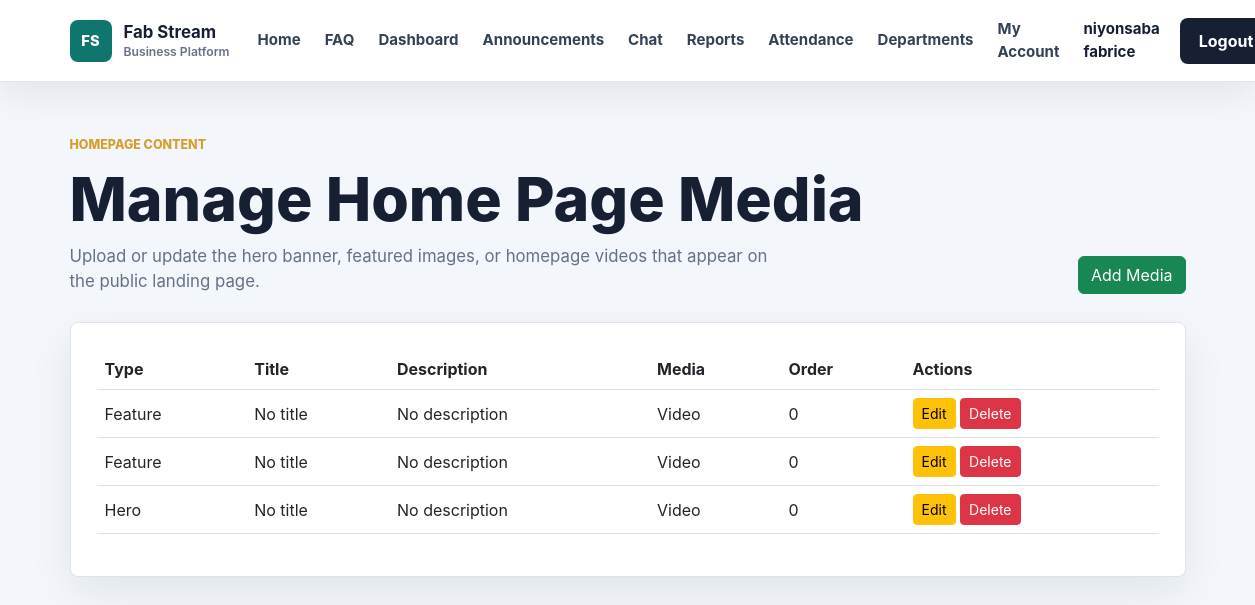
/home-media (signed in), run on the app's committed database.
### app/models.py (models this page shows, shortened)
class User(db.Model, UserMixin):
    id = db.Column(db.Integer, primary_key=True)
    username = db.Column(db.String(100), unique=True, nullable=False)
    email = db.Column(db.String(120), unique=True, nullable=False)
    password = db.Column(db.String(200), nullable=False)
    role = db.Column(db.String(20), default='employee')
    full_name = db.Column(db.String(120), nullable=True)
    employee_number = db.Column(db.String(40), unique=True, nullable=True)
    employee_code = db.Column(db.String(40), nullable=True)
    phone = db.Column(db.String(40), nullable=True)
    department = db.Column(db.String(80), nullable=True)
    position = db.Column(db.String(100), nullable=True)
    hire_date = db.Column(db.String(20), nullable=True)

class HomepageMedia(db.Model):
    id = db.Column(db.Integer, primary_key=True)
    asset_type = db.Column(db.String(50), nullable=False, default='feature')
    title = db.Column(db.String(150), nullable=True)
    description = db.Column(db.Text, nullable=True)
    media_type = db.Column(db.String(20), nullable=False, default='image')
    original_filename = db.Column(db.String(255), nullable=False)
    stored_filename = db.Column(db.String(255), nullable=False)
    order = db.Column(db.Integer, default=0)
    created_at = db.Column(db.DateTime, default=datetime.utcnow)

### app/routes.py (the view)
@routes.route('/home-media')
@login_required
def home_media():
    require_admin()
    assets = HomepageMedia.query.order_by(HomepageMedia.asset_type, HomepageMedia.order).all()
    return render_template('home_media_list.html', assets=assets)

### app/__init__.py (called while the page is built)
def create_app():
    flask_app = Flask(__name__)
    flask_app.config.from_object(Config)
    flask_app.config['UPLOAD_FOLDER'] = os.path.join(flask_app.instance_path, flask_app.config['UPLOAD_FOLDER'])
    os.makedirs(flask_app.config['UPLOAD_FOLDER'], exist_ok=True)
    db.init_app(flask_app)
    bcrypt.init_app(flask_app)
    login_manager.init_app(flask_app)
    socketio.init_app(flask_app)
    migrate.init_app(flask_app, db, render_as_batch=True)
    with flask_app.app_context():
        from . import models
        db.create_all()
    from .models import User
    @login_manager.user_loader
    def load_user(user_id):
        return db.session.get(User, int(user_id))
    from .routes import routes
    from . import crud_routes
    flask_app.register_blueprint(routes)
    return flask_app

### app/routes.py (called while the page is built)
def is_admin(user=None):
    user = user or current_user
    return user.is_authenticated and user.role in ADMIN_ROLES

def require_admin():
    if not is_admin():
        abort(403)

### app/templates/home_media_list.html (shortened to what this page needs)
{% extends 'base.html' %}
{% block content %}
<section class="app-page">
    <div class="container">
        <div class="app-header">
            <div>
                <p class="section-kicker">Homepage content</p>
                <h1>Manage Home Page Media</h1>
                <p>Upload or update the hero banner, featured images, or homepage videos that appear on the public landing page.</p>
            </div>
            <a href="{{ url_for('routes.create_home_media') }}" class="btn btn-success">Add Media</a>
        </div>
        <div class="work-panel">
            {% if assets %}
                <div class="table-responsive">
                    <table class="table table-hover align-middle">
                        <thead>
                            <tr>
                                <th>Type</th>
                                <th>Title</th>
                                <th>Description</th>
                                <th>Media</th>
                                <th>Order</th>
                                <th>Actions</th>
                            </tr>
                        </thead>
                        <tbody>
                            {% for asset in assets %}
                                <tr>
                                    <td>{{ asset.asset_type.title() }}</td>
                                    <td>{{ asset.title or 'No title' }}</td>
                                    <td>{{ asset.description or 'No description' }}</td>
                                    <td>{{ asset.media_type.title() }}</td>
                                    <td>{{ asset.order }}</td>
                                    <td>
                                        <a href="{{ url_for('routes.edit_home_media', asset_id=asset.id) }}" class="btn btn-sm btn-warning">Edit</a>
                                        <form method="POST" action="{{ url_for('routes.delete_home_media', asset_id=asset.id) }}" style="display:inline;" onsubmit="return confirm('Delete this homepage media asset?');">
                                            <button type="submit" class="btn btn-sm btn-danger">Delete</button>
                                        </form>
                                    </td>
                                </tr>
                            {% endfor %}
                        </tbody>
                    </table>
                </div>
            {% else %}
                <div class="empty-state">
                    <strong>No homepage media assets configured yet.</strong>
                    <span>Use the button above to upload a hero image, feature media, or video.</span>
                </div>
            {% endif %}
        </div>
    </div>
</section>
{% endblock %}

### app/templates/base.html (shortened to what this page needs)
<!DOCTYPE html>
<html lang="en">
<head>
    <link href="https://cdn.jsdelivr.net/npm/bootstrap@5.3.0/dist/css/bootstrap.min.css" rel="stylesheet">
    <link rel="stylesheet" href="{{ url_for('static', filename='css/style.css') }}">
</head>
<body>
<nav class="navbar navbar-expand-lg site-navbar sticky-top">
    <div class="container">
        <a class="navbar-brand brand-mark" href="{{ url_for('routes.home') }}">
            <span class="brand-icon">FS</span>
            <span>
                <strong>Fab Stream</strong>
                <small>Business Platform</small>
            </span>
        </a>
        <div class="collapse navbar-collapse" id="navbarNav">
            <ul class="navbar-nav ms-auto align-items-lg-center">
                <li class="nav-item">
                    <a class="nav-link" href="{{ url_for('routes.home') }}">Home</a>
                </li>
                <li class="nav-item">
                    <a class="nav-link" href="{{ url_for('routes.home') }}#faq">FAQ</a>
                </li>
                <li class="nav-item">
                    <a class="nav-link" href="{{ url_for('routes.dashboard') }}">Dashboard</a>
                </li>
                <li class="nav-item">
                    <a class="nav-link" href="{{ url_for('routes.manager_dashboard') }}">Announcements</a>
                </li>
                    {% if current_user.is_authenticated %}
                        {% if current_user.role in ['admin', 'manager'] %}
                            <li class="nav-item">
                                <a class="nav-link" href="{{ url_for('routes.chat') }}">Chat</a>
                            </li>
                            <li class="nav-item">
                                <a class="nav-link" href="{{ url_for('routes.reports') }}">Reports</a>
                            </li>
                            <li class="nav-item">
                                <a class="nav-link" href="{{ url_for('routes.attendance_records') }}">Attendance</a>
                            </li>
                            <li class="nav-item">
                                <a class="nav-link" href="{{ url_for('routes.departments') }}">Departments</a>
                            </li>
                        {% endif %}
                    <li class="nav-item">
                        <a class="nav-link" href="{{ url_for('routes.employee_detail', employee_id=current_user.id) }}">My Account</a>
                    </li>
                    <li class="nav-item">
                        <span class="nav-link nav-user">{{ current_user.username }}</span>
                    </li>
                    <li class="nav-item">
                        <a class="btn nav-cta ms-lg-2" href="{{ url_for('routes.logout') }}">
                            Logout
                        </a>
                    </li>
                {% endif %}
            </ul>
        </div>
    </div>
</nav>
<main>
    {% block content %}{% endblock %}
</main>
</body>
</html>

### app/static/css/style.css (style rules this page uses)
:root { --ink: #172033; --muted: #657186; --line: #dce3ed; --surface: #ffffff; --soft: #f3f6fa; --brand: #0f766e; --brand-dark: #115e59; --accent: #d69e2e; }
* { box-sizing: border-box; }
body { margin: 0; background: var(--soft); color: var(--ink); font-family: Inter, "Segoe UI", Arial, sans-serif; }
a { text-decoration: none; }
.site-navbar { min-height: 76px; border-bottom: 1px solid rgba(220, 227, 237, 0.88); background: rgba(255, 255, 255, 0.96); box-shadow: 0 12px 36px rgba(23, 32, 51, 0.08); backdrop-filter: blur(18px); }
.brand-mark { display: inline-flex; align-items: center; gap: 12px; color: var(--ink); }
.brand-icon { display: inline-grid; width: 42px; height: 42px; place-items: center; border-radius: 8px; background: var(--brand); color: #ffffff; font-size: 0.92rem; font-weight: 800; }
.brand-mark strong, .brand-mark small { display: block; line-height: 1.1; }
.brand-mark strong { font-size: 1.05rem; letter-spacing: 0; }
.brand-mark small { margin-top: 3px; color: var(--muted); font-size: 0.76rem; font-weight: 600; }
.site-navbar .nav-link { margin: 0 4px; border-radius: 8px; color: #334155; font-size: 0.94rem; font-weight: 650; padding: 10px 12px; transition: background 180ms ease, color 180ms ease; }
.nav-user { color: var(--ink) !important; cursor: default; }
.nav-cta { border-radius: 8px; background: var(--ink); color: #ffffff; font-weight: 750; padding: 10px 18px; }
.hero-kicker, .section-kicker { margin-bottom: 14px; color: var(--accent); font-size: 0.78rem; font-weight: 800; letter-spacing: 0; text-transform: uppercase; }
.app-page { padding: 54px 0 88px; }
.app-header { display: flex; align-items: end; justify-content: space-between; gap: 24px; margin-bottom: 28px; }
.app-header h1 { margin: 0; color: var(--ink); font-size: clamp(2rem, 5vw, 3.8rem); font-weight: 850; line-height: 1; }
.app-header p:not(.section-kicker) { max-width: 720px; margin: 14px 0 0; color: var(--muted); font-size: 1.05rem; }
.stat-card, .work-panel, .department-card, .chat-panel { border: 1px solid var(--line); border-radius: 8px; background: #ffffff; box-shadow: 0 16px 44px rgba(23, 32, 51, 0.08); }
.work-panel, .chat-panel { padding: 26px; }

### data on the page
User: username "niyonsaba fabrice"
HomepageMedia: asset_type "Feature", title "No title", description "No description", media_type "Video", order "0"
HomepageMedia: asset_type "Feature", title "No title", description "No description", media_type "Video", order "0"
HomepageMedia: asset_type "Hero", title "No title", description "No description", media_type "Video", order "0"
